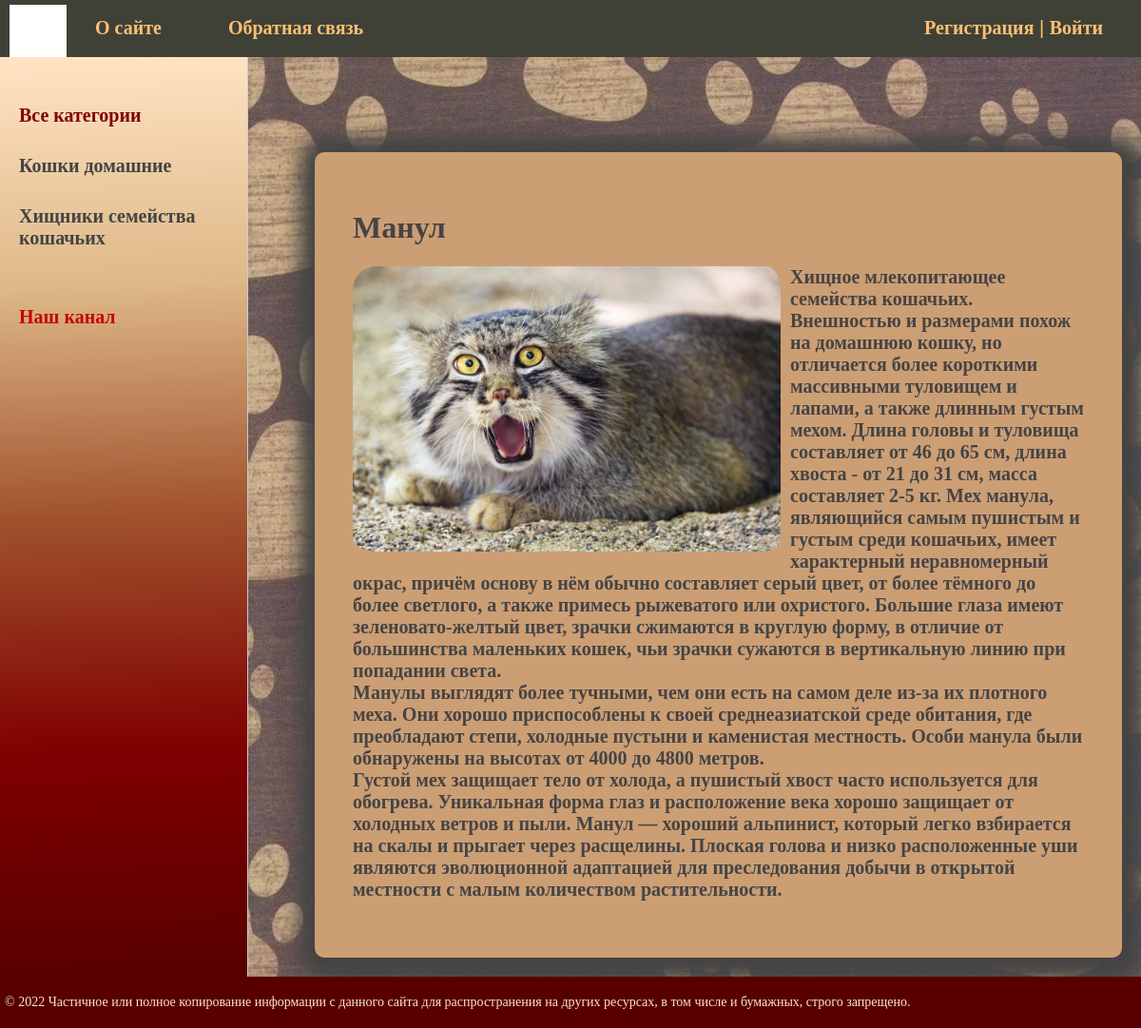
/post/manul/, run on the app's committed database.
### cats/models.py (models this page shows, shortened)
class Category(models.Model):
    name = models.CharField(max_length=100, db_index=True, verbose_name="Категория")
    slug = models.SlugField(max_length=255, unique=True, db_index=True, verbose_name='URL')
    def get_absolute_url(self):
        return reverse('category', kwargs={'cat_slug': self.slug})
    class Meta:
        verbose_name = 'Категория'
        verbose_name_plural = 'Категории'
        ordering = ['id']

class Cats(models.Model):
    title = models.CharField(max_length=255, verbose_name="Заголовок")
    slug = models.SlugField(max_length=255, unique=True, db_index=True, verbose_name='URL')
    content = models.TextField(blank=True, verbose_name="Текст статьи")
    photo = models.ImageField(upload_to="photos/%Y/%m/%d/", verbose_name="Фото")
    time_create = models.DateTimeField(auto_now_add=True, verbose_name="Время создания")
    time_update = models.DateTimeField(auto_now=True, verbose_name="Время изменения")
    is_published = models.BooleanField(default=True, verbose_name="Публикация")
    cat = models.ForeignKey('Category', on_delete=models.PROTECT, verbose_name="Категории")
    def __str__(self):
        return self.title
    class Meta:
        verbose_name = 'Кошки и хищники семейства кошачьих'
        verbose_name_plural = 'Кошки и хищники семейства кошачьих'
        ordering = ['time_create', 'title']

### cats/views.py (the view)
# urls.py: path('post/<slug:post_slug>/', ShowPost.as_view(), name='post'),
class ShowPost(DataMixin, DetailView):
    model = Cats
    template_name = 'cats/post.html'
    slug_url_kwarg = 'post_slug'
    context_object_name = 'post'
    def get_context_data(self, *, object_list=None, **kwargs):
        context = super().get_context_data(**kwargs)
        c_def = self.get_user_context(title=context['post'])
        return dict(list(context.items()) + list(c_def.items()))

### cats/utils.py (called while the page is built)
    def get_user_context(self, **kwargs):
        context = kwargs
        cats = Category.objects.annotate(Count('cats'))
        user_menu = menu.copy()
        if not self.request.user.is_authenticated:
            user_menu.pop(1)
        context['menu'] = user_menu
        context['cats'] = cats
        if 'cat_selected' not in context:
            context['cat_selected'] = 0
        return context

### cats/templates/cats/post.html
{% extends 'cats/base.html' %}
{% block content %}
<h1>{{post.title}}</h1>
{% if post.photo %}
<p><img class="img-article-left" src="{{post.photo.url}}"></p>
{% endif %}
{{post.content|linebreaks}}
{% endblock %}

### cats/templates/cats/base.html (shortened to what this page needs)
{% load static %}
{% load cats_tags %}
<!DOCTYPE html>
<html lang="en">
<head>
    <link type="text/css" rel="stylesheet" href="{% static 'cats/css/style.css' %}">
</head>
<body>
<table class="table-page" border=0 cellpadding="0" cellspacing="0">
<tr><td valign=top>
{% block mainmenu %}
		<div class="header">
			<ul id="mainmenu" class="mainmenu">
			<li class="logo"><a href="{% url 'home' %}"><div class="logo"></div></a></li>
{% for m in menu %}
			<li><a href="{% url m.url_name %}">{{m.title}}</a></li>
{% endfor %}
				<li class="last"><a href="{% url 'register' %}">Регистрация</a> | <a href="{% url 'login' %}">Войти</a></li>
			</ul>
		</div>
{% endblock mainmenu %}
<table class="table-content" border=0 cellpadding="0" cellspacing="0">
<tr>
	<td valign="top" class="left-chapters">
	<ul id="leftchapters">
{% if cat_selected == 0 %}
		<li class="selected">Все категории</li>
{% else %}
		<li><a href="{% url 'home' %}">Все категории</a></li>
{% endif %}
{% for c in cats %}
{% if c.cats__count > 0 %}
	{% if c.pk == cat_selected %}
		<li class="selected">{{c.name}}</li>
	{% else %}
		<li><a href="{{ c.get_absolute_url }}">{{c.name}}</a></li>
	{% endif %}
{% endif %}
{% endfor %}
		<li class="share">
		<p>Наш канал</p>
		<a class="share-yt" href="https://www.youtube.com/" target="_blank" rel="nofollow"></a>
		</li>
	</ul>
</td>
<td valign="top" class="content">
	<div class="content-text">
{% block content %}
{% endblock %}
	</div>
</td></tr></table>
</td></tr>
<tr><td valign=top>
	<div id="footer">
		<p>&copy; 2022 Частичное или полное копирование информации с данного сайта для распространения на других ресурсах, в том числе и бумажных, строго запрещено.</p>
	</div>
</td></tr></table>
</body>
</html>

### cats/static/cats/css/style.css (style rules this page uses)
html, body { font-family: 'Arial'; margin: 0; padding: 0; height: 100%; width: 100%; color: #444; }
a { text-decoration: none; color: #444444; }
img.img-article-left { max-width: 450px; float: left; padding: 0 10px 10px 0; border-radius: 25px; }
.table-page { width: 100%; height: 100%; vertical-align: top; }
.table-page tr { height: 100%; }
.header { background: #3F4137; height: 60px; }
.logo { background: url('../images/logo.jpg') no-repeat 10px 5px; width: 70px; height: 60px; }
ul.mainmenu { list-style: none; margin: 0; padding: 0; height: 60px; color: #fdc073; font-size: 20px; overflow: hidden; }
ul.mainmenu li { float: left; margin: 18px 40px 0 30px; }
ul.mainmenu li.logo { margin: 0; }
ul.mainmenu li.last { float: right; }
ul.mainmenu li a { color: #fdc073; text-decoration: none; font-family: cursive; font-weight: bold; }
.table-content { width: 100%; min-height: 100%; height: 100%; }
.left-chapters { margin: 0; background: linear-gradient(358deg,#580000, #800000, #A0522D, #DEB887, #FFE4C4 );; border-right: 1px solid #ccc; min-height: 100%; }
.left-chapters ul { width: 230px; min-height: 100%; margin: 0; padding: 20px 10px 10px 20px; list-style: none; font-size: 20px; font-family: cursive; font-weight: bold; }
.left-chapters ul li { margin: 30px 0 0 0; color: #c60505; }
.left-chapters ul li.selected { color: #800000; }
.left-chapters ul li a { color: #444; text-decoration: none; }
.left-chapters ul li.share { margin: 60px 0 0 0; }
.left-chapters ul li.share p { margin: 30px 0 30px 0; }
.left-chapters ul li.share a { display: inline-block; width: 40px; height: 40px; margin: 0 20px 0 0; }
.left-chapters ul li.share a.share-yt { width: 100%; height: 30px; background: url('../images/share_yt.png') no-repeat 0 0 }
.content { padding: 40px 20px 20px 40px; width: 100%; background-image: url('../images/background.jpg'); box-sizing: border-box; }
.content-text { margin: 60px 0 0 30px; font-size: 20px; font-family: cursive; font-weight: bold; padding: 40px 40px; border-radius: 10px; box-shadow: 4px 4px 20px 20px; background-color: #cc9e74; }
.content-text h1 { font-size: 32px; }
#footer { background: #580000; padding: 5px; color: #ffe4c4; font-size: 14px; font-family: cursive; text-align: left; }

### data on the page
Category: name "Кошки домашние"
Category: name "Хищники семейства кошачьих"
Cats: title "Манул", photo (picture), content "Хищное млекопитающее семейства кошачьих. Внешностью и размерами похож на домашнюю кошку, но отличается более короткими массивными туловищем и лапами, а также длинным густым мехом. Длина головы и туловища составляет от 46 до 65 см, длина хвоста - от 21 до 31 см, масса составляет 2-5 кг. Мех манула, являющийся самым пушистым и густым среди кошачьих, имеет характерный неравномерный окрас, причём основу в нём обычно составляет серый цвет, от более тёмного до более светлого, а также примесь рыжеватого или охристого. Большие глаза имеют зеленовато-желтый цвет, зрачки сжимаются в круглую форму, в отличие от большинства маленьких кошек, чьи зрачки сужаются в вертикальную линию при попадании света.…"

### other printed values
{{ m.title }} "О сайте" "Обратная связь"
